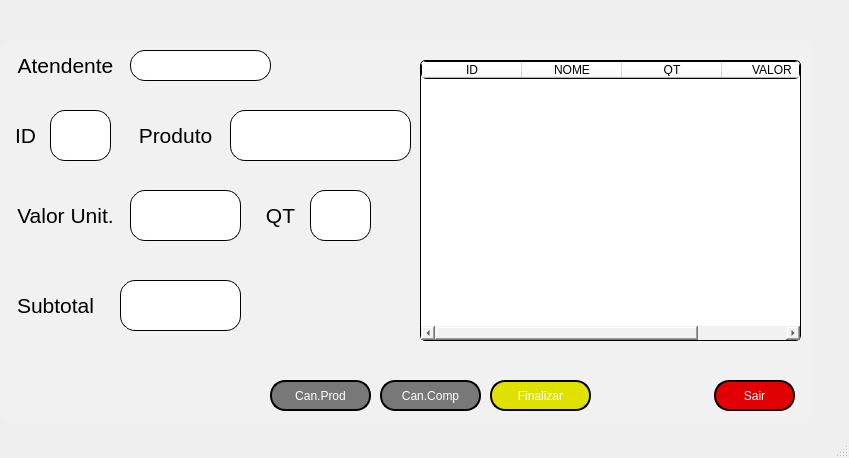
<?xml version="1.0" encoding="UTF-8"?>
<ui version="4.0">
 <class>MainWindow</class>
 <widget class="QMainWindow" name="MainWindow">
  <property name="geometry">
   <rect>
    <x>0</x>
    <y>0</y>
    <width>849</width>
    <height>458</height>
   </rect>
  </property>
  <property name="windowTitle">
   <string>MainWindow</string>
  </property>
  <widget class="QWidget" name="centralwidget">
   <widget class="QWidget" name="widget_11" native="true">
    <property name="geometry">
     <rect>
      <x>0</x>
      <y>40</y>
      <width>811</width>
      <height>381</height>
     </rect>
    </property>
    <property name="styleSheet">
     <string notr="true">background-color: rgb(241, 241, 241);
border-radius:10px;</string>
    </property>
    <widget class="QTableWidget" name="table_caixa">
     <property name="geometry">
      <rect>
       <x>420</x>
       <y>20</y>
       <width>381</width>
       <height>281</height>
      </rect>
     </property>
     <property name="styleSheet">
      <string notr="true">background-color: rgb(255, 255, 255);
font: 12px &quot;Arial&quot;;
border-style: outset;
border-width: 1px;
border-radius: 5px;
border-color: black;</string>
     </property>
     <column>
      <property name="text">
       <string>ID</string>
      </property>
     </column>
     <column>
      <property name="text">
       <string>NOME</string>
      </property>
     </column>
     <column>
      <property name="text">
       <string>QT</string>
      </property>
     </column>
     <column>
      <property name="text">
       <string>VALOR</string>
      </property>
     </column>
    </widget>
    <widget class="QPushButton" name="bt_sair">
     <property name="geometry">
      <rect>
       <x>714</x>
       <y>340</y>
       <width>81</width>
       <height>31</height>
      </rect>
     </property>
     <property name="styleSheet">
      <string notr="true">QPushButton {
border-style: outset;
border-width: 2px;
border-radius: 15px;
border-color: black;
font: 87 12pt &quot;Segoe UI Black&quot;;
color: rgb(255, 255, 255);
	background-color: rgb(225, 0, 3);
}
QPushButton:pressed {
border-style: outset;
border-width: 2px;
border-radius: 15px;
border-color: white;
font: 87 12pt &quot;Segoe UI Black&quot;;
color: rgb(255, 255, 255);
	background-color: rgb(200, 0, 0);
}
</string>
     </property>
     <property name="text">
      <string>Sair</string>
     </property>
    </widget>
    <widget class="QPushButton" name="bt_finalizarcompra">
     <property name="geometry">
      <rect>
       <x>490</x>
       <y>340</y>
       <width>101</width>
       <height>31</height>
      </rect>
     </property>
     <property name="styleSheet">
      <string notr="true">QPushButton {
border-style: outset;
border-width: 2px;
border-radius: 15px;
border-color: black;
font: 87 12pt &quot;Segoe UI Black&quot;;
color: rgb(255, 255, 255);
background-color: rgb(223, 226, 0);
}
QPushButton:pressed {
border-style: outset;
border-width: 2px;
border-radius: 15px;
border-color: white;
font: 87 12pt &quot;Segoe UI Black&quot;;
color: rgb(255, 255, 255);
background-color: rgb(182, 185, 0);
}
</string>
     </property>
     <property name="text">
      <string>Finalizar</string>
     </property>
    </widget>
    <widget class="QPushButton" name="bt_cancelarcompra">
     <property name="geometry">
      <rect>
       <x>380</x>
       <y>340</y>
       <width>101</width>
       <height>31</height>
      </rect>
     </property>
     <property name="styleSheet">
      <string notr="true">QPushButton {
border-style: outset;
border-width: 2px;
border-radius: 15px;
border-color: black;
font: 87 12pt &quot;Segoe UI Black&quot;;
color: rgb(255, 255, 255);
background-color: rgb(120, 120, 120);
}
QPushButton:pressed {
border-style: outset;
border-width: 2px;
border-radius: 15px;
border-color: white;
font: 87 12pt &quot;Segoe UI Black&quot;;
color: rgb(255, 255, 255);
background-color: rgb(100, 100, 100);
}
</string>
     </property>
     <property name="text">
      <string>Can.Comp</string>
     </property>
    </widget>
    <widget class="QPushButton" name="bt_cancelarproduto">
     <property name="geometry">
      <rect>
       <x>270</x>
       <y>340</y>
       <width>101</width>
       <height>31</height>
      </rect>
     </property>
     <property name="styleSheet">
      <string notr="true">QPushButton {
border-style: outset;
border-width: 2px;
border-radius: 15px;
border-color: black;
font: 87 12pt &quot;Segoe UI Black&quot;;
color: rgb(255, 255, 255);
background-color: rgb(120, 120, 120);
}
QPushButton:pressed {
border-style: outset;
border-width: 2px;
border-radius: 15px;
border-color: white;
font: 87 12pt &quot;Segoe UI Black&quot;;
color: rgb(255, 255, 255);
background-color: rgb(100, 100, 100);
}
</string>
     </property>
     <property name="text">
      <string>Can.Prod</string>
     </property>
    </widget>
    <widget class="QLabel" name="label_14">
     <property name="geometry">
      <rect>
       <x>10</x>
       <y>80</y>
       <width>31</width>
       <height>31</height>
      </rect>
     </property>
     <property name="text">
      <string>&lt;html&gt;&lt;head/&gt;&lt;body&gt;&lt;p align=&quot;center&quot;&gt;&lt;span style=&quot; font-size:16pt;&quot;&gt;ID&lt;/span&gt;&lt;/p&gt;&lt;/body&gt;&lt;/html&gt;</string>
     </property>
    </widget>
    <widget class="QLineEdit" name="ent_idcaixa">
     <property name="geometry">
      <rect>
       <x>50</x>
       <y>70</y>
       <width>61</width>
       <height>51</height>
      </rect>
     </property>
     <property name="minimumSize">
      <size>
       <width>50</width>
       <height>20</height>
      </size>
     </property>
     <property name="maximumSize">
      <size>
       <width>400</width>
       <height>16777215</height>
      </size>
     </property>
     <property name="layoutDirection">
      <enum>Qt::LeftToRight</enum>
     </property>
     <property name="styleSheet">
      <string notr="true">QLineEdit {
border-style: outset;
border-width: 1px;
border-radius: 15px;
border-color: black;
font: 87 12pt &quot;Segoe UI Black&quot;;
color: rgb(0, 0, 0);
	background-color: rgb(255, 255, 255);
}</string>
     </property>
     <property name="echoMode">
      <enum>QLineEdit::Password</enum>
     </property>
     <property name="alignment">
      <set>Qt::AlignCenter</set>
     </property>
    </widget>
    <widget class="QLabel" name="label_15">
     <property name="geometry">
      <rect>
       <x>130</x>
       <y>80</y>
       <width>91</width>
       <height>31</height>
      </rect>
     </property>
     <property name="text">
      <string>&lt;html&gt;&lt;head/&gt;&lt;body&gt;&lt;p align=&quot;center&quot;&gt;&lt;span style=&quot; font-size:16pt;&quot;&gt;Produto&lt;/span&gt;&lt;/p&gt;&lt;/body&gt;&lt;/html&gt;</string>
     </property>
    </widget>
    <widget class="QLineEdit" name="ent_produtocaixa">
     <property name="geometry">
      <rect>
       <x>230</x>
       <y>70</y>
       <width>181</width>
       <height>51</height>
      </rect>
     </property>
     <property name="minimumSize">
      <size>
       <width>50</width>
       <height>20</height>
      </size>
     </property>
     <property name="maximumSize">
      <size>
       <width>400</width>
       <height>16777215</height>
      </size>
     </property>
     <property name="layoutDirection">
      <enum>Qt::LeftToRight</enum>
     </property>
     <property name="styleSheet">
      <string notr="true">QLineEdit {
border-style: outset;
border-width: 1px;
border-radius: 15px;
border-color: black;
font: 87 12pt &quot;Segoe UI Black&quot;;
color: rgb(0, 0, 0);
	background-color: rgb(255, 255, 255);
}</string>
     </property>
     <property name="echoMode">
      <enum>QLineEdit::Password</enum>
     </property>
     <property name="alignment">
      <set>Qt::AlignCenter</set>
     </property>
    </widget>
    <widget class="QLabel" name="label_16">
     <property name="geometry">
      <rect>
       <x>260</x>
       <y>160</y>
       <width>41</width>
       <height>31</height>
      </rect>
     </property>
     <property name="text">
      <string>&lt;html&gt;&lt;head/&gt;&lt;body&gt;&lt;p align=&quot;center&quot;&gt;&lt;span style=&quot; font-size:16pt;&quot;&gt;QT&lt;/span&gt;&lt;/p&gt;&lt;/body&gt;&lt;/html&gt;</string>
     </property>
    </widget>
    <widget class="QLineEdit" name="ent_qtcaixa">
     <property name="geometry">
      <rect>
       <x>310</x>
       <y>150</y>
       <width>61</width>
       <height>51</height>
      </rect>
     </property>
     <property name="minimumSize">
      <size>
       <width>50</width>
       <height>20</height>
      </size>
     </property>
     <property name="maximumSize">
      <size>
       <width>400</width>
       <height>16777215</height>
      </size>
     </property>
     <property name="layoutDirection">
      <enum>Qt::LeftToRight</enum>
     </property>
     <property name="styleSheet">
      <string notr="true">QLineEdit {
border-style: outset;
border-width: 1px;
border-radius: 15px;
border-color: black;
font: 87 12pt &quot;Segoe UI Black&quot;;
color: rgb(0, 0, 0);
	background-color: rgb(255, 255, 255);
}</string>
     </property>
     <property name="echoMode">
      <enum>QLineEdit::Password</enum>
     </property>
     <property name="alignment">
      <set>Qt::AlignCenter</set>
     </property>
    </widget>
    <widget class="QLabel" name="label_17">
     <property name="geometry">
      <rect>
       <x>10</x>
       <y>160</y>
       <width>111</width>
       <height>31</height>
      </rect>
     </property>
     <property name="text">
      <string>&lt;html&gt;&lt;head/&gt;&lt;body&gt;&lt;p align=&quot;center&quot;&gt;&lt;span style=&quot; font-size:16pt;&quot;&gt;Valor Unit.&lt;/span&gt;&lt;/p&gt;&lt;/body&gt;&lt;/html&gt;</string>
     </property>
    </widget>
    <widget class="QLineEdit" name="ent_valorcaixa">
     <property name="geometry">
      <rect>
       <x>130</x>
       <y>150</y>
       <width>111</width>
       <height>51</height>
      </rect>
     </property>
     <property name="minimumSize">
      <size>
       <width>50</width>
       <height>20</height>
      </size>
     </property>
     <property name="maximumSize">
      <size>
       <width>400</width>
       <height>16777215</height>
      </size>
     </property>
     <property name="layoutDirection">
      <enum>Qt::LeftToRight</enum>
     </property>
     <property name="styleSheet">
      <string notr="true">QLineEdit {
border-style: outset;
border-width: 1px;
border-radius: 15px;
border-color: black;
font: 87 12pt &quot;Segoe UI Black&quot;;
color: rgb(0, 0, 0);
	background-color: rgb(255, 255, 255);
}</string>
     </property>
     <property name="echoMode">
      <enum>QLineEdit::Password</enum>
     </property>
     <property name="alignment">
      <set>Qt::AlignCenter</set>
     </property>
    </widget>
    <widget class="QLabel" name="label_18">
     <property name="geometry">
      <rect>
       <x>10</x>
       <y>250</y>
       <width>91</width>
       <height>31</height>
      </rect>
     </property>
     <property name="text">
      <string>&lt;html&gt;&lt;head/&gt;&lt;body&gt;&lt;p align=&quot;center&quot;&gt;&lt;span style=&quot; font-size:16pt;&quot;&gt;Subtotal&lt;/span&gt;&lt;/p&gt;&lt;/body&gt;&lt;/html&gt;</string>
     </property>
    </widget>
    <widget class="QLineEdit" name="ent_subtotalcaixa">
     <property name="geometry">
      <rect>
       <x>120</x>
       <y>240</y>
       <width>121</width>
       <height>51</height>
      </rect>
     </property>
     <property name="minimumSize">
      <size>
       <width>50</width>
       <height>20</height>
      </size>
     </property>
     <property name="maximumSize">
      <size>
       <width>400</width>
       <height>16777215</height>
      </size>
     </property>
     <property name="layoutDirection">
      <enum>Qt::LeftToRight</enum>
     </property>
     <property name="styleSheet">
      <string notr="true">QLineEdit {
border-style: outset;
border-width: 1px;
border-radius: 15px;
border-color: black;
font: 87 12pt &quot;Segoe UI Black&quot;;
color: rgb(0, 0, 0);
	background-color: rgb(255, 255, 255);
}</string>
     </property>
     <property name="echoMode">
      <enum>QLineEdit::Password</enum>
     </property>
     <property name="alignment">
      <set>Qt::AlignCenter</set>
     </property>
    </widget>
    <widget class="QLabel" name="label_19">
     <property name="geometry">
      <rect>
       <x>10</x>
       <y>10</y>
       <width>111</width>
       <height>31</height>
      </rect>
     </property>
     <property name="text">
      <string>&lt;html&gt;&lt;head/&gt;&lt;body&gt;&lt;p align=&quot;center&quot;&gt;&lt;span style=&quot; font-size:16pt;&quot;&gt;Atendente&lt;/span&gt;&lt;/p&gt;&lt;/body&gt;&lt;/html&gt;</string>
     </property>
    </widget>
    <widget class="QLineEdit" name="ent_atendente">
     <property name="geometry">
      <rect>
       <x>130</x>
       <y>10</y>
       <width>141</width>
       <height>31</height>
      </rect>
     </property>
     <property name="minimumSize">
      <size>
       <width>50</width>
       <height>20</height>
      </size>
     </property>
     <property name="maximumSize">
      <size>
       <width>400</width>
       <height>16777215</height>
      </size>
     </property>
     <property name="layoutDirection">
      <enum>Qt::LeftToRight</enum>
     </property>
     <property name="styleSheet">
      <string notr="true">QLineEdit {
border-style: outset;
border-width: 1px;
border-radius: 15px;
border-color: black;
font: 87 12pt &quot;Segoe UI Black&quot;;
color: rgb(0, 0, 0);
	background-color: rgb(255, 255, 255);
}</string>
     </property>
     <property name="echoMode">
      <enum>QLineEdit::Password</enum>
     </property>
     <property name="alignment">
      <set>Qt::AlignCenter</set>
     </property>
    </widget>
   </widget>
  </widget>
  <widget class="QMenuBar" name="menubar">
   <property name="geometry">
    <rect>
     <x>0</x>
     <y>0</y>
     <width>849</width>
     <height>21</height>
    </rect>
   </property>
  </widget>
  <widget class="QStatusBar" name="statusbar"/>
 </widget>
 <resources/>
 <connections/>
</ui>
